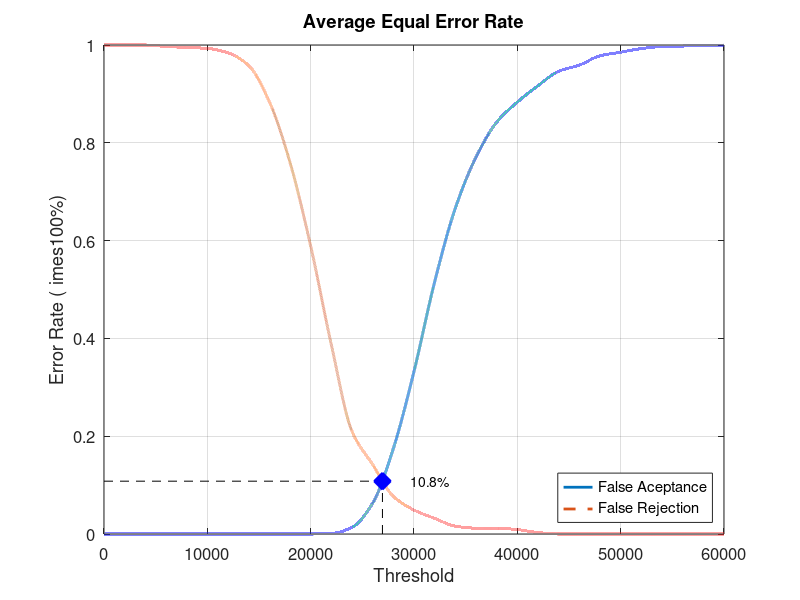
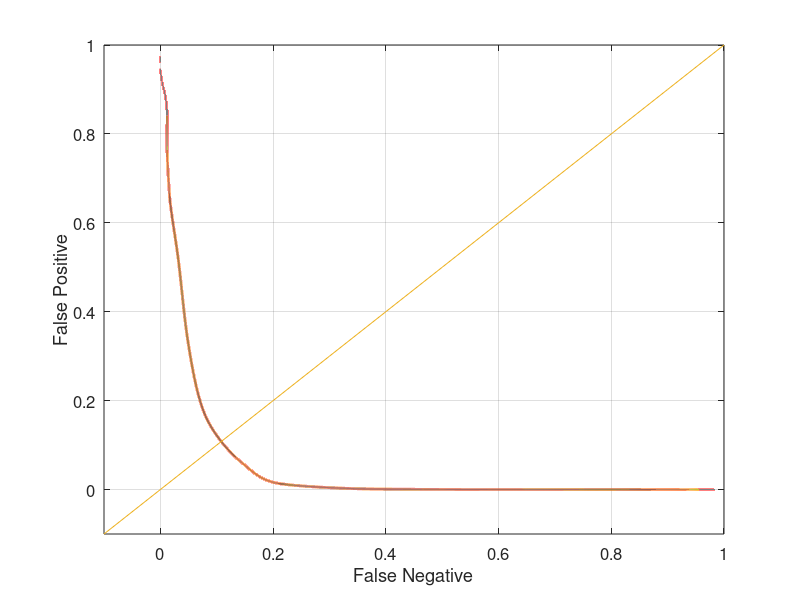

MATLAB code for these plots, in order:
close all;
clear;
clc;
x = 0:2000:60000;
xq = 0:0.5:60000;

y0 = [0 0 0 0 0 0 0 0 0 0 0 0.00105263 0.0136842 0.0631579 0.174737 0.332632 0.51579 0.666316 0.770526 0.842105 0.883158 0.916842 0.946316 0.958947 0.977895 0.985263 0.992632 0.996842 0.997895 0.998947 1]
yy0 = interp1(x, y0, xq, 'pchip');
y1 = [1 1 1 0.997 0.995 0.993 0.984 0.958 0.884 0.76 0.589 0.387 0.21 0.142 0.077 0.049 0.032 0.016 0.012 0.012 0.009 0.003 0 0 0 0 0 0 0 0 0]
yy1 = interp1(x, y1, xq, 'pchip');

% Calculating EER: 
y2 = abs(y0 - y1);
find(y2 == min(y2))
yy2 = abs(yy0 - yy1);
xEER = find(yy2 == min(yy2));
xEERIndex = xq(xEER) % X-axis EER
yEER = yy0(xEER) % Y-axis EER

main = figure
plot(xq, yy0,'-','LineWidth', 2);	hold on
plot(xq, yy1,'--','LineWidth', 2);	hold on
plot([xEERIndex xEERIndex], [0 yEER], 'k--');	hold on
plot([0 xEERIndex], [yEER yEER], 'k--');	hold on
plot(xEERIndex, yEER, 'bx', 'LineWidth', 10);	hold on
text(xEERIndex + 10 * xEERIndex / 100, yEER, [num2str(round((10000 * yEER)) / 100) '%'])
legend('False Aceptance', 'False Rejection', 'Location', 'SouthEast')
xlabel('Threshold')
ylabel('Error Rate (	imes100%)')
title('Average Equal Error Rate')
set(gca, 'FontSize', 12)
axis([0 60000 0 1])
grid on

print(main, 'Database2AverageMain', '-dpng');
FNRxFPR = figure('Color', [1 1 1]);
plot(yy1, yy0, '-', yy1, yy0, 'LineWidth', 2);
hold on
y = -0.1:0.1:1
plot(y, y); 
set(gca, 'FontSize', 12)
xlabel('False Negative')
ylabel('False Positive')
axis([-0.1 1 -0.1 1])
set(gca, 'FontSize', 12)
grid on

print(FNRxFPR, 'Database2AverageFNRxFPR','-dpng');
